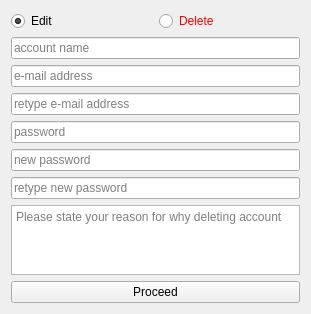
<?xml version="1.0" encoding="UTF-8"?>
<ui version="4.0">
 <class>AmendForm</class>
 <widget class="QWidget" name="AmendForm">
  <property name="geometry">
   <rect>
    <x>0</x>
    <y>0</y>
    <width>311</width>
    <height>287</height>
   </rect>
  </property>
  <property name="windowTitle">
   <string>Form</string>
  </property>
  <layout class="QVBoxLayout" name="verticalLayout_2">
   <item>
    <layout class="QHBoxLayout" name="horizontalLayout">
     <item>
      <widget class="QRadioButton" name="editRadioButton">
       <property name="text">
        <string>Edit</string>
       </property>
       <property name="checked">
        <bool>true</bool>
       </property>
      </widget>
     </item>
     <item>
      <widget class="QRadioButton" name="deleteRadioButton">
       <property name="palette">
        <palette>
         <active>
          <colorrole role="WindowText">
           <brush brushstyle="SolidPattern">
            <color alpha="255">
             <red>255</red>
             <green>0</green>
             <blue>0</blue>
            </color>
           </brush>
          </colorrole>
         </active>
         <inactive>
          <colorrole role="WindowText">
           <brush brushstyle="SolidPattern">
            <color alpha="255">
             <red>255</red>
             <green>0</green>
             <blue>0</blue>
            </color>
           </brush>
          </colorrole>
         </inactive>
         <disabled>
          <colorrole role="WindowText">
           <brush brushstyle="SolidPattern">
            <color alpha="255">
             <red>120</red>
             <green>120</green>
             <blue>120</blue>
            </color>
           </brush>
          </colorrole>
         </disabled>
        </palette>
       </property>
       <property name="text">
        <string>Delete</string>
       </property>
      </widget>
     </item>
    </layout>
   </item>
   <item>
    <layout class="QVBoxLayout" name="verticalLayout">
     <item>
      <spacer name="verticalSpacer_4">
       <property name="orientation">
        <enum>Qt::Vertical</enum>
       </property>
       <property name="sizeHint" stdset="0">
        <size>
         <width>20</width>
         <height>40</height>
        </size>
       </property>
      </spacer>
     </item>
     <item>
      <widget class="QLineEdit" name="userEdit">
       <property name="placeholderText">
        <string>account name</string>
       </property>
       <property name="clearButtonEnabled">
        <bool>true</bool>
       </property>
      </widget>
     </item>
     <item>
      <widget class="QLineEdit" name="email1Edit">
       <property name="placeholderText">
        <string>e-mail address</string>
       </property>
       <property name="clearButtonEnabled">
        <bool>true</bool>
       </property>
      </widget>
     </item>
     <item>
      <widget class="QLineEdit" name="email2Edit">
       <property name="placeholderText">
        <string>retype e-mail address</string>
       </property>
       <property name="clearButtonEnabled">
        <bool>true</bool>
       </property>
      </widget>
     </item>
     <item>
      <widget class="QLineEdit" name="passwordEdit">
       <property name="echoMode">
        <enum>QLineEdit::Password</enum>
       </property>
       <property name="placeholderText">
        <string>password</string>
       </property>
       <property name="clearButtonEnabled">
        <bool>true</bool>
       </property>
      </widget>
     </item>
     <item>
      <widget class="QLineEdit" name="newPassword1Edit">
       <property name="echoMode">
        <enum>QLineEdit::Password</enum>
       </property>
       <property name="placeholderText">
        <string>new password</string>
       </property>
       <property name="clearButtonEnabled">
        <bool>true</bool>
       </property>
      </widget>
     </item>
     <item>
      <widget class="QLineEdit" name="newPassword2Edit">
       <property name="echoMode">
        <enum>QLineEdit::Password</enum>
       </property>
       <property name="placeholderText">
        <string>retype new password</string>
       </property>
       <property name="clearButtonEnabled">
        <bool>true</bool>
       </property>
      </widget>
     </item>
     <item>
      <widget class="QTextEdit" name="reasonEdit">
       <property name="enabled">
        <bool>true</bool>
       </property>
       <property name="html">
        <string>&lt;!DOCTYPE HTML PUBLIC &quot;-//W3C//DTD HTML 4.0//EN&quot; &quot;http://www.w3.org/TR/REC-html40/strict.dtd&quot;&gt;
&lt;html&gt;&lt;head&gt;&lt;meta name=&quot;qrichtext&quot; content=&quot;1&quot; /&gt;&lt;style type=&quot;text/css&quot;&gt;
p, li { white-space: pre-wrap; }
&lt;/style&gt;&lt;/head&gt;&lt;body style=&quot; font-family:'MS Shell Dlg 2'; font-size:7.8pt; font-weight:400; font-style:normal;&quot;&gt;
&lt;p style=&quot;-qt-paragraph-type:empty; margin-top:0px; margin-bottom:0px; margin-left:0px; margin-right:0px; -qt-block-indent:0; text-indent:0px;&quot;&gt;&lt;br /&gt;&lt;/p&gt;&lt;/body&gt;&lt;/html&gt;</string>
       </property>
       <property name="acceptRichText">
        <bool>false</bool>
       </property>
       <property name="placeholderText">
        <string>Please state your reason for why deleting account</string>
       </property>
      </widget>
     </item>
     <item>
      <spacer name="verticalSpacer_3">
       <property name="orientation">
        <enum>Qt::Vertical</enum>
       </property>
       <property name="sizeHint" stdset="0">
        <size>
         <width>20</width>
         <height>40</height>
        </size>
       </property>
      </spacer>
     </item>
    </layout>
   </item>
   <item>
    <widget class="QPushButton" name="amendButton">
     <property name="text">
      <string>Proceed</string>
     </property>
    </widget>
   </item>
  </layout>
 </widget>
 <resources/>
 <connections/>
</ui>
